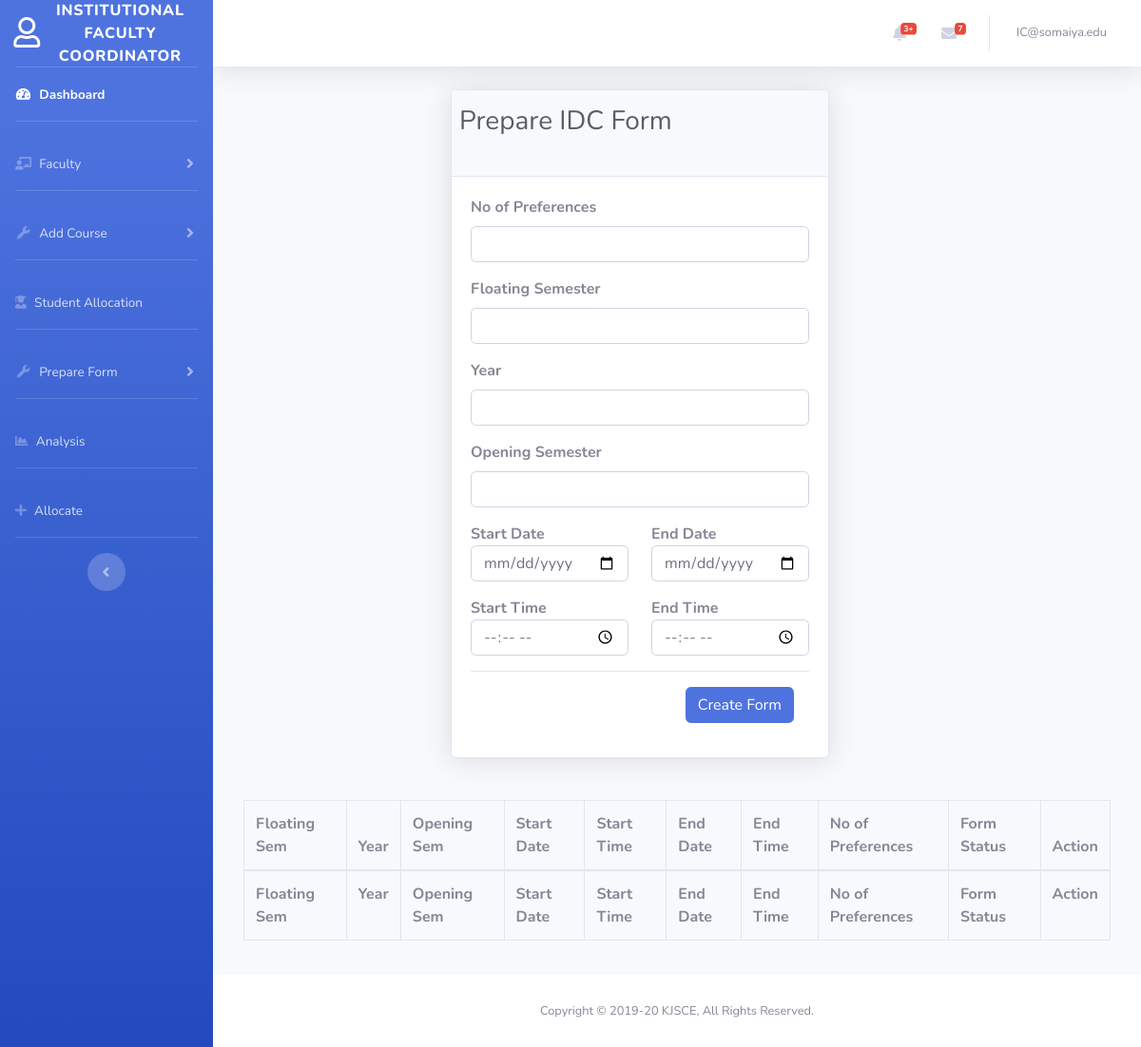
Page /institutional_coordinator/prepare_form_idc.php (signed in) on the earlier database version.
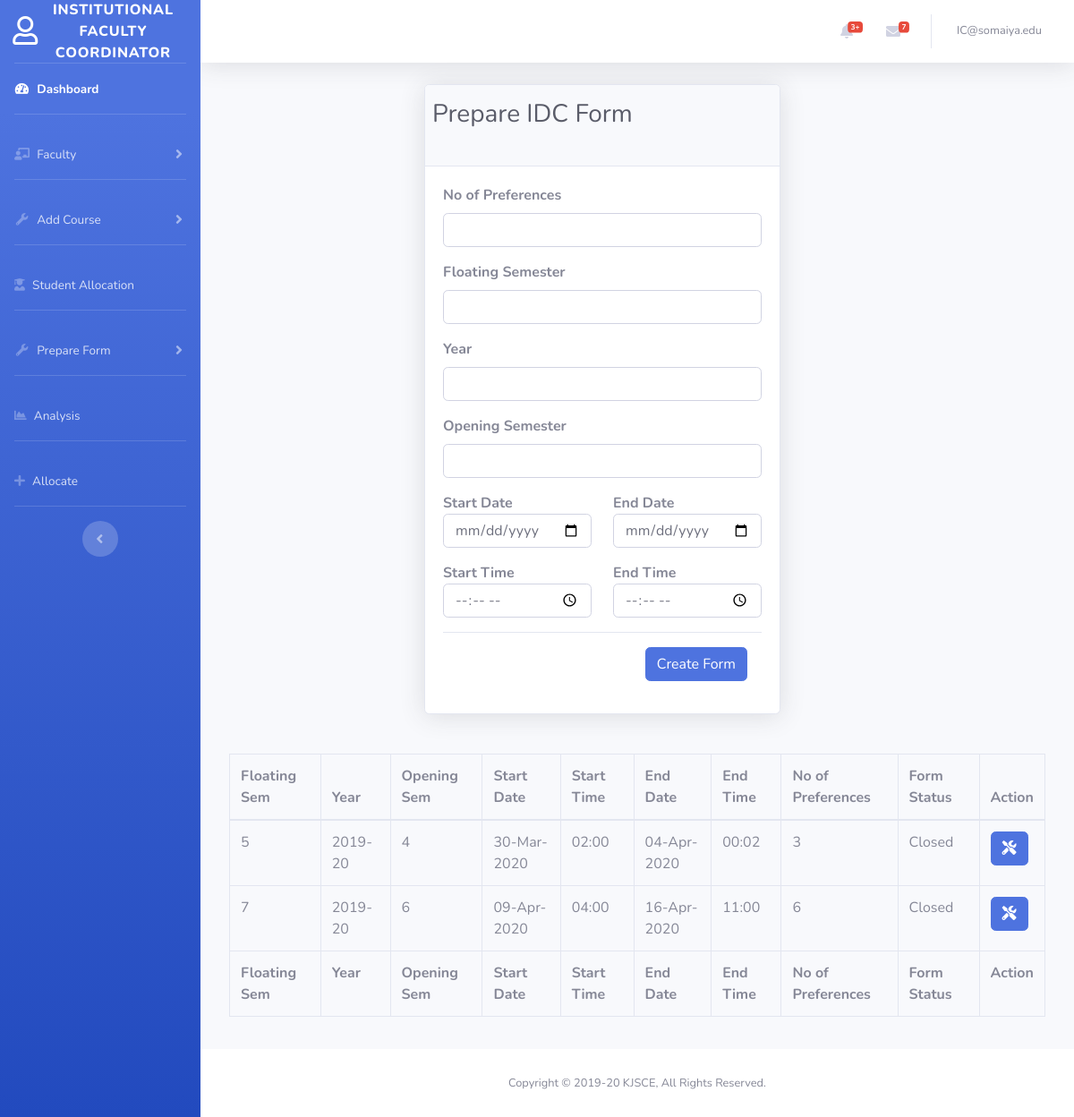
Same page on the later database version.
### tables this page shows
CREATE TABLE `form` (
  `sem` int(11) NOT NULL,
  `year` varchar(8) NOT NULL,
  `no` int(11) NOT NULL DEFAULT 0,
  `form_type` varchar(10) NOT NULL,
  `curr_sem` int(11) NOT NULL,
  `start_timestamp` varchar(30) NOT NULL,
  `end_timestamp` varchar(30) NOT NULL,
  `timestamp_created` varchar(30) NOT NULL,
  `email_id` varchar(50) NOT NULL,
  `no_of_preferences` int(11) NOT NULL,
  `allocate_status` int(11) NOT NULL DEFAULT 0
);

### institutional_coordinator/prepare_form_idc.php (the view, shortened to what the changed rows need)
<?php
include('../includes/header.php');
?>
<div class="container-fluid">
    <div class="row">
        <div class="offset-lg-3 offset-md-3">
            <div class="card shadow mb-4">
                <div class="card-header py-3">
                    <div class="row align-items-center">
                        <h1 class="h3 mb-4 text-gray-800">Prepare IDC Form</h1>
                    </div>
                </div>
            </div>
        </div>
        <div class="card-body">
            <div class="table-responsive">
                <table class="table table-bordered" id="dataTable" width="100%" cellspacing="0">
                    <thead>
                        <tr>
                            <th>Floating Sem</th>
                            <th>Year</th>
                            <th>Opening Sem</th>
                            <th>Start Date</th>
                            <th>Start Time</th>
                            <th>End Date</th>
                            <th>End Time</th>
                            <th>No of Preferences</th>
                            <th>Form Status</th>
                            <th>Action</th>
                        </tr>
                    </thead>
                    <tfoot>
                        <tr>
                            <th>Floating Sem</th>
                            <th>Year</th>
                            <th>Opening Sem</th>
                            <th>Start Date</th>
                            <th>Start Time</th>
                            <th>End Date</th>
                            <th>End Time</th>
                            <th>No of Preferences</th>
                            <th>Form Status</th>
                            <th>Action</th>
                        </tr>
                    </tfoot>
                    <tbody>
                        <?php
                        include_once('../config.php');
                        $sql = "SELECT sem,year,curr_sem,start_timestamp,end_timestamp,no_of_preferences FROM form WHERE form_type='idc'";
                        $result = mysqli_query($conn, $sql);
                        if (mysqli_num_rows($result) > 0) {
                            $count = 500;
                            while ($row = mysqli_fetch_assoc($result)) {
                                $status = "Not opened yet";
                                $timestamp=date("Y-m-d H:i");
                                $start_timestamp = $row['start_timestamp'];
                                $end_timestamp = $row['end_timestamp'];
                                if($timestamp>=$start_timestamp){
                                    if($timestamp<$end_timestamp){
                                        $status="Open";
                                    }else{
                                        $status="Closed";
                                    }
                                }
                                $sArr = explode(" ", $start_timestamp);
                                $start_date = $sArr[0];
                                $start_time = $sArr[1];
                                $eArr = explode(" ", $end_timestamp);
                                $end_date = $eArr[0];
                                $end_time = $eArr[1];
                                echo '
                            <tr>
                            <td>' . $row['sem'] . '</td>
                            <td>' . $row['year'] . '</td>
                            <td>' . $row['curr_sem'] . '</td>
                            <td>' . date("d-M-Y", strtotime($start_date)) . '</td>
                            <td>' . $start_time . '</td>
                            <td>' . date("d-M-Y", strtotime($end_date)) . '</td>
                            <td>' . $end_time . '</td>
                            <td>' . $row['no_of_preferences'] . '</td>
                            <td>' . $status . '</td>
                            <td>
                                <button type="button" class="btn btn-primary icon-btn" data-toggle="modal" data-target="#exampleModalCenter' . $count . '">
                                    <i class="fas fa-tools"></i>
                                </button>
                                <div class="modal fade" id="exampleModalCenter' . $count . '" tabindex="-1" role="dialog" aria-labelledby="exampleModalCenterTitle1" aria-hidden="true">
                                                        ' . $count . '' . $count . '
                                                        <a class="nav-item nav-link" id="nav-update-tab" data-toggle="tab" href="#nav-update' . $count . '" role="tab" aria-controls="nav-update' . $count . '" aria-selected="false">Update</a>
                                                    <div class="tab-pane fade show active" id="nav-delete' . $count . '" role="tabpanel" aria-labelledby="nav-delete-tab">
                                                                <input type="hidden" name="sem" value="' . $row['sem'] . '">
                                                                <input type="hidden" name="year" value="' . $row['year'] . '">
                                                    </div>
                                                    <div class="tab-pane fade" id="nav-update' . $count . '" role="tabpanel" aria-labelledby="nav-update-tab">
                                                                <input type="number" required class="form-control" name="nop" value="' . $row['no_of_preferences'] . '">
                                                                <input type="number" required class="form-control" name="sem" value="' . $row['sem'] . '">
                                                                <input type="hidden" required class="form-control" name="oldsem" value="' . $row['sem'] . '">
                                                                <input type="year" required class="form-control" name="year" value="' . $row['year'] . '">
                                                                <input type="hidden" required class="form-control" name="oldyear" value="' . $row['year'] . '">
                                                                <input type="number" required class="form-control" name="curr_sem" value="' . $row['curr_sem'] . '">
                                                                        <input type="date" required class="form-control" name="start_date" value="' . $start_date . '">
                                                                        <input type="time" required class="form-control"  name="start_time" value="' . $start_time . '">
                                                                        <input type="date" required class="form-control" name="end_date" value="' . $end_date . '">
                                                                        <input type="time" required class="form-control"  name="end_time" value="' . $end_time . '">
                                                    </div>
                                </div>
                            </td>
                        </tr>
                            ';
                                $count++;
                            }
                        }
                        ?>
                    </tbody>
                </table>
            </div>
        </div>
    </div>
    <?php include('../includes/footer.php');
    include('../includes/scripts.php');
    ?>

Differences in the rows shown:
added form: sem "5", year "2019-20", curr_sem "4", start_timestamp "30-Mar-2020", start_timestamp "02:00", end_timestamp "04-Apr-2020", end_timestamp "00:02", no_of_preferences "3", end_timestamp "Closed"
added form: sem "7", year "2019-20", curr_sem "6", start_timestamp "09-Apr-2020", start_timestamp "04:00", end_timestamp "16-Apr-2020", end_timestamp "11:00", no_of_preferences "6", end_timestamp "Closed"
